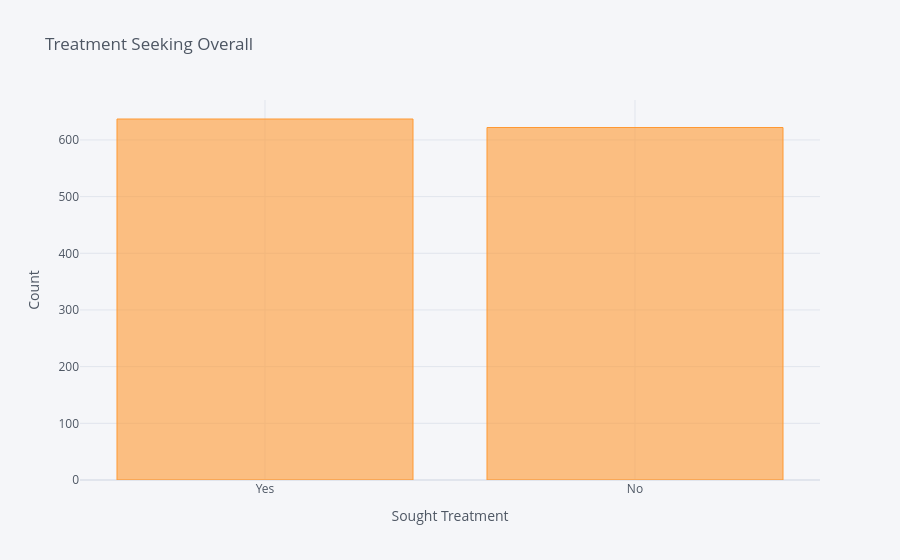

The notebook cell saved with this chart:
### Code cell
#2. Treatment-seeking behavior
df['treatment'].value_counts().iplot(kind='bar', title='Treatment Seeking Overall', xTitle='Sought Treatment', yTitle='Count')

### Figure 1 — Plotly figure (JSON) as saved in the notebook; plotly's stock layout.template omitted (floating-point values rounded to 4 significant figures)
{"data": [{"marker": {"color": "rgba(255, 153, 51, 0.6)", "line": {"color": "rgba(255, 153, 51, 1.0)", "width": 1}}, "name": "count", "orientation": "v", "text": "", "type": "bar", "x": ["Yes", "No"], "y": [637, 622]}], "layout": {"legend": {"bgcolor": "#F5F6F9", "font": {"color": "#4D5663"}}, "paper_bgcolor": "#F5F6F9", "plot_bgcolor": "#F5F6F9", "title": {"font": {"color": "#4D5663"}, "text": "Treatment Seeking Overall"}, "xaxis": {"gridcolor": "#E1E5ED", "showgrid": true, "tickfont": {"color": "#4D5663"}, "title": {"font": {"color": "#4D5663"}, "text": "Sought Treatment"}, "zerolinecolor": "#E1E5ED"}, "yaxis": {"gridcolor": "#E1E5ED", "showgrid": true, "tickfont": {"color": "#4D5663"}, "title": {"font": {"color": "#4D5663"}, "text": "Count"}, "zerolinecolor": "#E1E5ED"}}}
